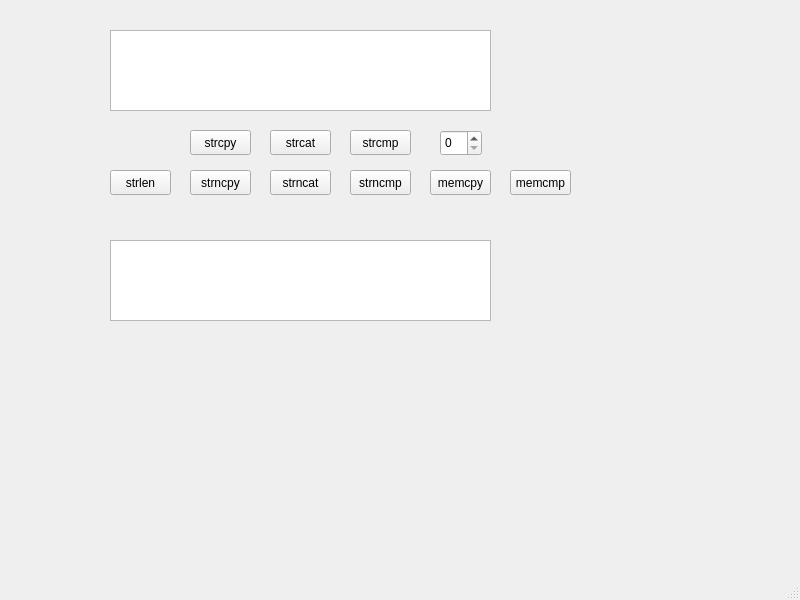
<?xml version="1.0" encoding="UTF-8"?>
<ui version="4.0">
 <class>MainWindow</class>
 <widget class="QMainWindow" name="MainWindow">
  <property name="geometry">
   <rect>
    <x>0</x>
    <y>0</y>
    <width>800</width>
    <height>600</height>
   </rect>
  </property>
  <property name="windowTitle">
   <string>MainWindow</string>
  </property>
  <widget class="QWidget" name="centralwidget">
   <widget class="QTextEdit" name="textEdit">
    <property name="geometry">
     <rect>
      <x>110</x>
      <y>30</y>
      <width>381</width>
      <height>81</height>
     </rect>
    </property>
    <property name="font">
     <font>
      <pointsize>12</pointsize>
     </font>
    </property>
   </widget>
   <widget class="QTextEdit" name="textEdit_2">
    <property name="geometry">
     <rect>
      <x>110</x>
      <y>240</y>
      <width>381</width>
      <height>81</height>
     </rect>
    </property>
    <property name="font">
     <font>
      <pointsize>12</pointsize>
     </font>
    </property>
   </widget>
   <widget class="QPushButton" name="memcpyB">
    <property name="geometry">
     <rect>
      <x>430</x>
      <y>170</y>
      <width>61</width>
      <height>25</height>
     </rect>
    </property>
    <property name="text">
     <string>memcpy</string>
    </property>
   </widget>
   <widget class="QPushButton" name="pushButton_2">
    <property name="geometry">
     <rect>
      <x>190</x>
      <y>130</y>
      <width>61</width>
      <height>25</height>
     </rect>
    </property>
    <property name="text">
     <string>strcpy</string>
    </property>
   </widget>
   <widget class="QPushButton" name="strcatB">
    <property name="geometry">
     <rect>
      <x>270</x>
      <y>130</y>
      <width>61</width>
      <height>25</height>
     </rect>
    </property>
    <property name="text">
     <string>strcat</string>
    </property>
   </widget>
   <widget class="QPushButton" name="strcmpB">
    <property name="geometry">
     <rect>
      <x>350</x>
      <y>130</y>
      <width>61</width>
      <height>25</height>
     </rect>
    </property>
    <property name="text">
     <string>strcmp</string>
    </property>
   </widget>
   <widget class="QPushButton" name="memcmpB">
    <property name="geometry">
     <rect>
      <x>510</x>
      <y>170</y>
      <width>61</width>
      <height>25</height>
     </rect>
    </property>
    <property name="text">
     <string>memcmp</string>
    </property>
   </widget>
   <widget class="QPushButton" name="strlen">
    <property name="geometry">
     <rect>
      <x>110</x>
      <y>170</y>
      <width>61</width>
      <height>25</height>
     </rect>
    </property>
    <property name="text">
     <string>strlen</string>
    </property>
   </widget>
   <widget class="QPushButton" name="strncpyB">
    <property name="geometry">
     <rect>
      <x>190</x>
      <y>170</y>
      <width>61</width>
      <height>25</height>
     </rect>
    </property>
    <property name="text">
     <string>strncpy</string>
    </property>
   </widget>
   <widget class="QPushButton" name="strncatB">
    <property name="geometry">
     <rect>
      <x>270</x>
      <y>170</y>
      <width>61</width>
      <height>25</height>
     </rect>
    </property>
    <property name="text">
     <string>strncat</string>
    </property>
   </widget>
   <widget class="QPushButton" name="strncmpB">
    <property name="geometry">
     <rect>
      <x>350</x>
      <y>170</y>
      <width>61</width>
      <height>25</height>
     </rect>
    </property>
    <property name="text">
     <string>strncmp</string>
    </property>
   </widget>
   <widget class="QSpinBox" name="spinBox_2">
    <property name="geometry">
     <rect>
      <x>440</x>
      <y>130</y>
      <width>42</width>
      <height>26</height>
     </rect>
    </property>
   </widget>
  </widget>
  <widget class="QMenuBar" name="menubar">
   <property name="geometry">
    <rect>
     <x>0</x>
     <y>0</y>
     <width>800</width>
     <height>22</height>
    </rect>
   </property>
  </widget>
  <widget class="QStatusBar" name="statusbar"/>
 </widget>
 <resources/>
 <connections/>
</ui>
